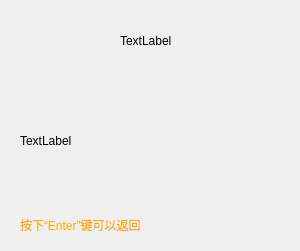
<?xml version="1.0" encoding="UTF-8"?>
<ui version="4.0">
 <class>dialog</class>
 <widget class="QWidget" name="dialog">
  <property name="geometry">
   <rect>
    <x>0</x>
    <y>0</y>
    <width>300</width>
    <height>251</height>
   </rect>
  </property>
  <property name="windowTitle">
   <string>Form</string>
  </property>
  <widget class="QLabel" name="name_npc">
   <property name="geometry">
    <rect>
     <x>120</x>
     <y>20</y>
     <width>141</width>
     <height>41</height>
    </rect>
   </property>
   <property name="text">
    <string>TextLabel</string>
   </property>
   <property name="wordWrap">
    <bool>true</bool>
   </property>
  </widget>
  <widget class="QLabel" name="dialog_npc">
   <property name="geometry">
    <rect>
     <x>20</x>
     <y>80</y>
     <width>261</width>
     <height>121</height>
    </rect>
   </property>
   <property name="text">
    <string>TextLabel</string>
   </property>
   <property name="wordWrap">
    <bool>true</bool>
   </property>
  </widget>
  <widget class="QLabel" name="label">
   <property name="geometry">
    <rect>
     <x>20</x>
     <y>210</y>
     <width>271</width>
     <height>31</height>
    </rect>
   </property>
   <property name="text">
    <string>&lt;html&gt;&lt;head/&gt;&lt;body&gt;&lt;p&gt;&lt;span style=&quot; color:#ffaa00;&quot;&gt;按下“Enter”键可以返回&lt;/span&gt;&lt;/p&gt;&lt;/body&gt;&lt;/html&gt;</string>
   </property>
  </widget>
 </widget>
 <resources/>
 <connections/>
</ui>
